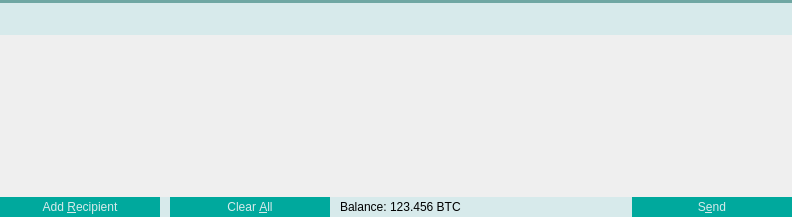
<?xml version="1.0" encoding="UTF-8"?>
<ui version="4.0">
 <class>SendCoinsDialog</class>
 <widget class="QDialog" name="SendCoinsDialog">
  <property name="geometry">
   <rect>
    <x>0</x>
    <y>0</y>
    <width>792</width>
    <height>217</height>
   </rect>
  </property>
  <property name="palette">
   <palette>
    <active>
     <colorrole role="Button">
      <brush brushstyle="SolidPattern">
       <color alpha="255">
        <red>215</red>
        <green>234</green>
        <blue>235</blue>
       </color>
      </brush>
     </colorrole>
     <colorrole role="Base">
      <brush brushstyle="SolidPattern">
       <color alpha="255">
        <red>214</red>
        <green>234</green>
        <blue>235</blue>
       </color>
      </brush>
     </colorrole>
     <colorrole role="Window">
      <brush brushstyle="SolidPattern">
       <color alpha="255">
        <red>215</red>
        <green>234</green>
        <blue>235</blue>
       </color>
      </brush>
     </colorrole>
    </active>
    <inactive>
     <colorrole role="Button">
      <brush brushstyle="SolidPattern">
       <color alpha="255">
        <red>215</red>
        <green>234</green>
        <blue>235</blue>
       </color>
      </brush>
     </colorrole>
     <colorrole role="Base">
      <brush brushstyle="SolidPattern">
       <color alpha="255">
        <red>214</red>
        <green>234</green>
        <blue>235</blue>
       </color>
      </brush>
     </colorrole>
     <colorrole role="Window">
      <brush brushstyle="SolidPattern">
       <color alpha="255">
        <red>215</red>
        <green>234</green>
        <blue>235</blue>
       </color>
      </brush>
     </colorrole>
    </inactive>
    <disabled>
     <colorrole role="Button">
      <brush brushstyle="SolidPattern">
       <color alpha="255">
        <red>215</red>
        <green>234</green>
        <blue>235</blue>
       </color>
      </brush>
     </colorrole>
     <colorrole role="Base">
      <brush brushstyle="SolidPattern">
       <color alpha="255">
        <red>215</red>
        <green>234</green>
        <blue>235</blue>
       </color>
      </brush>
     </colorrole>
     <colorrole role="Window">
      <brush brushstyle="SolidPattern">
       <color alpha="255">
        <red>215</red>
        <green>234</green>
        <blue>235</blue>
       </color>
      </brush>
     </colorrole>
    </disabled>
   </palette>
  </property>
  <property name="windowTitle">
   <string>Send Coins</string>
  </property>
  <property name="styleSheet">
   <string notr="true"/>
  </property>
  <layout class="QVBoxLayout" name="verticalLayout">
   <property name="spacing">
    <number>0</number>
   </property>
   <property name="margin">
    <number>0</number>
   </property>
   <item>
    <widget class="Line" name="line_7">
     <property name="styleSheet">
      <string notr="true">background-color: #6fa7a3;</string>
     </property>
     <property name="frameShadow">
      <enum>QFrame::Raised</enum>
     </property>
     <property name="lineWidth">
      <number>0</number>
     </property>
     <property name="orientation">
      <enum>Qt::Horizontal</enum>
     </property>
    </widget>
   </item>
   <item>
    <widget class="QWidget" name="wSendECNHeader" native="true">
     <property name="minimumSize">
      <size>
       <width>0</width>
       <height>32</height>
      </size>
     </property>
     <property name="maximumSize">
      <size>
       <width>16777215</width>
       <height>32</height>
      </size>
     </property>
     <property name="styleSheet">
      <string notr="true"/>
     </property>
     <property name="is_header" stdset="0">
      <bool>true</bool>
     </property>
     <layout class="QHBoxLayout" name="horizontalLayout_15">
      <property name="margin">
       <number>0</number>
      </property>
      <item>
       <spacer name="horizontalSpacer_20">
        <property name="orientation">
         <enum>Qt::Horizontal</enum>
        </property>
        <property name="sizeType">
         <enum>QSizePolicy::Fixed</enum>
        </property>
        <property name="sizeHint" stdset="0">
         <size>
          <width>3</width>
          <height>20</height>
         </size>
        </property>
       </spacer>
      </item>
      <item>
       <widget class="QLabel" name="label_29">
        <property name="sizePolicy">
         <sizepolicy hsizetype="Preferred" vsizetype="Preferred">
          <horstretch>0</horstretch>
          <verstretch>0</verstretch>
         </sizepolicy>
        </property>
        <property name="minimumSize">
         <size>
          <width>30</width>
          <height>30</height>
         </size>
        </property>
        <property name="maximumSize">
         <size>
          <width>30</width>
          <height>30</height>
         </size>
        </property>
        <property name="text">
         <string/>
        </property>
        <property name="pixmap">
         <pixmap resource="../res.qrc">:/res/upload.png</pixmap>
        </property>
       </widget>
      </item>
      <item>
       <widget class="QLabel" name="label_30">
        <property name="font">
         <font>
          <pointsize>11</pointsize>
          <stylestrategy>PreferAntialias</stylestrategy>
         </font>
        </property>
        <property name="styleSheet">
         <string notr="true">QLabel {
	color: #d7eaeb;
}</string>
        </property>
        <property name="text">
         <string>Send ECN</string>
        </property>
       </widget>
      </item>
     </layout>
    </widget>
   </item>
   <item>
    <widget class="QScrollArea" name="scrollArea">
     <property name="styleSheet">
      <string notr="true"> QScrollBar:vertical {
     border: 0px solid grey;
     background: white;
     width: 9px;
     margin: 0px 0px 0 0px;
 }
 QScrollBar::handle:vertical {
     background: #90bfbc;
     min-width: 20px;
 }</string>
     </property>
     <property name="frameShape">
      <enum>QFrame::NoFrame</enum>
     </property>
     <property name="widgetResizable">
      <bool>true</bool>
     </property>
     <widget class="QWidget" name="scrollAreaWidgetContents">
      <property name="geometry">
       <rect>
        <x>0</x>
        <y>0</y>
        <width>792</width>
        <height>160</height>
       </rect>
      </property>
      <layout class="QVBoxLayout" name="verticalLayout_2">
       <property name="margin">
        <number>0</number>
       </property>
       <item>
        <layout class="QVBoxLayout" name="entries">
         <property name="spacing">
          <number>6</number>
         </property>
        </layout>
       </item>
       <item>
        <spacer name="verticalSpacer">
         <property name="orientation">
          <enum>Qt::Vertical</enum>
         </property>
         <property name="sizeHint" stdset="0">
          <size>
           <width>20</width>
           <height>40</height>
          </size>
         </property>
        </spacer>
       </item>
      </layout>
     </widget>
    </widget>
   </item>
   <item>
    <layout class="QHBoxLayout" name="horizontalLayout">
     <item>
      <widget class="QPushButton" name="addButton">
       <property name="toolTip">
        <string>Send to multiple recipients at once</string>
       </property>
       <property name="styleSheet">
        <string notr="true">QPushButton {
	background-color: #00a99d;
	color: #d7eaeb;
	border: 0px solid gray;
	max-height: 20px;
	min-height: 20px;
	max-width: 160px;
	min-width: 160px;
}

QPushButton:!enabled {
	background-color: #769597;
}

QPushButton:hover {
	background-color: #1cbbb4;
}

QPushButton:pressed:flat {
	background-color: #00a99d;
}</string>
       </property>
       <property name="text">
        <string>Add &amp;Recipient</string>
       </property>
       <property name="icon">
        <iconset resource="../bitcoin.qrc">
         <normaloff>:/icons/add</normaloff>:/icons/add</iconset>
       </property>
       <property name="autoDefault">
        <bool>false</bool>
       </property>
      </widget>
     </item>
     <item>
      <spacer name="horizontalSpacer_2">
       <property name="orientation">
        <enum>Qt::Horizontal</enum>
       </property>
       <property name="sizeType">
        <enum>QSizePolicy::Preferred</enum>
       </property>
       <property name="sizeHint" stdset="0">
        <size>
         <width>10</width>
         <height>20</height>
        </size>
       </property>
      </spacer>
     </item>
     <item>
      <widget class="QPushButton" name="clearButton">
       <property name="sizePolicy">
        <sizepolicy hsizetype="Minimum" vsizetype="Fixed">
         <horstretch>0</horstretch>
         <verstretch>0</verstretch>
        </sizepolicy>
       </property>
       <property name="toolTip">
        <string>Remove all transaction fields</string>
       </property>
       <property name="styleSheet">
        <string notr="true">QPushButton {
	background-color: #00a99d;
	color: #d7eaeb;
	border: 0px solid gray;
	max-height: 20px;
	min-height: 20px;
	max-width: 160px;
	min-width: 160px;
}

QPushButton:!enabled {
	background-color: #769597;
}

QPushButton:hover {
	background-color: #1cbbb4;
}

QPushButton:pressed:flat {
	background-color: #00a99d;
}</string>
       </property>
       <property name="text">
        <string>Clear &amp;All</string>
       </property>
       <property name="icon">
        <iconset resource="../bitcoin.qrc">
         <normaloff>:/icons/remove</normaloff>:/icons/remove</iconset>
       </property>
       <property name="autoRepeatDelay">
        <number>300</number>
       </property>
       <property name="autoDefault">
        <bool>false</bool>
       </property>
      </widget>
     </item>
     <item>
      <spacer name="horizontalSpacer_3">
       <property name="orientation">
        <enum>Qt::Horizontal</enum>
       </property>
       <property name="sizeType">
        <enum>QSizePolicy::Preferred</enum>
       </property>
       <property name="sizeHint" stdset="0">
        <size>
         <width>10</width>
         <height>20</height>
        </size>
       </property>
      </spacer>
     </item>
     <item>
      <layout class="QHBoxLayout" name="horizontalLayout_2">
       <property name="spacing">
        <number>3</number>
       </property>
       <item>
        <widget class="QLabel" name="label">
         <property name="text">
          <string>Balance:</string>
         </property>
        </widget>
       </item>
       <item>
        <widget class="QLabel" name="labelBalance">
         <property name="cursor">
          <cursorShape>IBeamCursor</cursorShape>
         </property>
         <property name="text">
          <string>123.456 BTC</string>
         </property>
         <property name="textInteractionFlags">
          <set>Qt::LinksAccessibleByMouse|Qt::TextSelectableByKeyboard|Qt::TextSelectableByMouse</set>
         </property>
        </widget>
       </item>
      </layout>
     </item>
     <item>
      <spacer name="horizontalSpacer">
       <property name="orientation">
        <enum>Qt::Horizontal</enum>
       </property>
       <property name="sizeHint" stdset="0">
        <size>
         <width>40</width>
         <height>20</height>
        </size>
       </property>
      </spacer>
     </item>
     <item>
      <widget class="QPushButton" name="sendButton">
       <property name="minimumSize">
        <size>
         <width>160</width>
         <height>20</height>
        </size>
       </property>
       <property name="toolTip">
        <string>Confirm the send action</string>
       </property>
       <property name="styleSheet">
        <string notr="true">QPushButton {
	background-color: #00a99d;
	color: #d7eaeb;
	border: 0px solid gray;
	max-height: 20px;
	min-height: 20px;
	max-width: 160px;
	min-width: 160px;
}

QPushButton:!enabled {
	background-color: #769597;
}

QPushButton:hover {
	background-color: #1cbbb4;
}

QPushButton:pressed:flat {
	background-color: #00a99d;
}</string>
       </property>
       <property name="text">
        <string>S&amp;end</string>
       </property>
       <property name="icon">
        <iconset resource="../bitcoin.qrc">
         <normaloff>:/icons/send</normaloff>:/icons/send</iconset>
       </property>
       <property name="default">
        <bool>true</bool>
       </property>
      </widget>
     </item>
    </layout>
   </item>
  </layout>
 </widget>
 <resources>
  <include location="../bitcoin.qrc"/>
  <include location="../res.qrc"/>
 </resources>
 <connections/>
</ui>
